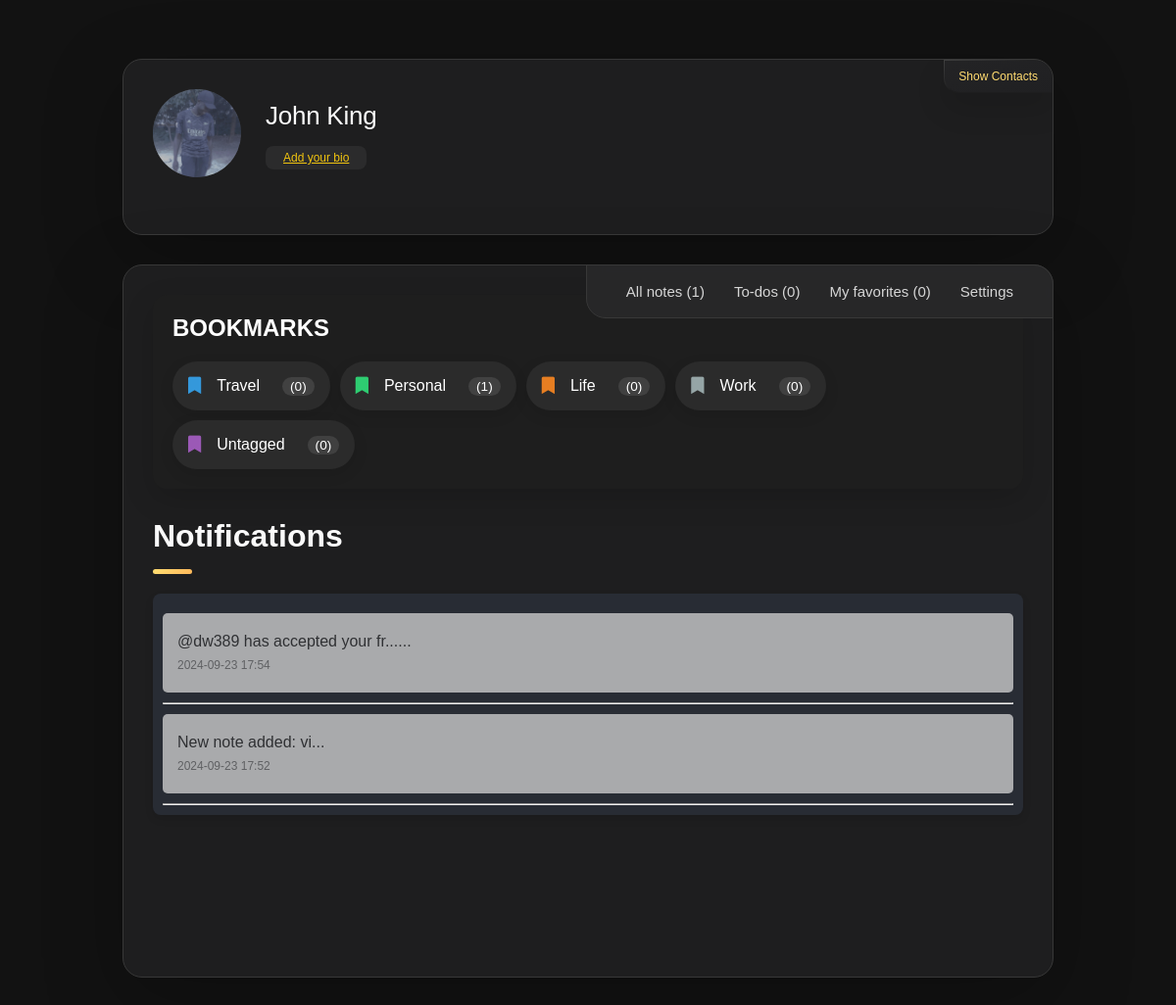
The page /notifications (signed in) on the database its author committed.
### website/models.py (models this page shows, shortened)
class User(db.Model, UserMixin):
    id = db.Column(db.Integer, primary_key=True)
    email = db.Column(db.String(150), unique=True)
    password = db.Column(db.String(255))
    first_name = db.Column(db.String(225))
    second_name = db.Column(db.String(225))
    full_name = db.Column(db.String(255))
    profile_picture = db.Column(db.String(255), nullable=True)
    cover_picture = db.Column(db.String(255), nullable=True)
    user_name = db.Column(db.String(255))
    phone_number = db.Column(db.String(20))
    country_code = db.Column(db.String(10), default="+254")
    bio = db.Column(db.String(255))
    time_zone = db.Column(db.String(255))
    date_birth = db.Column(db.String(255))
    gender = db.Column(db.String(255))
    generated_color = db.Column(db.String(7))
    is_2fa_enabled = db.Column(db.Boolean, default=False)
    otp_secret = db.Column(db.String(32), nullable=True)
    temp_otp = db.Column(db.String(32), nullable=True)
    otp_method = db.Column(db.String(10), default='app')
    is_active = db.Column(db.Boolean, default=True)
    is_admin = db.Column(db.Boolean, default=False)
    email_verified = db.Column(db.Boolean, default=False)
    note_tags = db.relationship(
        "NoteTag", back_populates="user", cascade="all, delete-orphan"
    )
    notes = db.relationship("Note", back_populates="user", cascade="all, delete-orphan")
    password_reset_tokens = db.relationship(
        "PasswordResetToken", back_populates="user", cascade="all, delete-orphan"
    )
    notifications = db.relationship(
        "Notification", back_populates="user", cascade="all, delete-orphan"
    )
    todos = db.relationship("ToDo", back_populates="user", cascade="all, delete-orphan")
    email_preferences = db.relationship(
        "EmailPreferences",
        uselist=False,
        back_populates="user",
        cascade="all, delete-orphan",
    )
    push_preferences = db.relationship(
        "PushPreferences",
        uselist=False,
        back_populates="user",
        cascade="all, delete-orphan",
    )
    email_verification_tokens = db.relationship(
        "EmailVerificationToken", back_populates="user", cascade="all, delete-orphan"
    )

class NoteTag(db.Model):
    id = db.Column(db.Integer, primary_key=True)
    name = db.Column(db.String(100), nullable=False)
    color = db.Column(db.String(7), nullable=False, default="#000000")
    user_id = db.Column(db.Integer, db.ForeignKey("user.id"), nullable=False)
    created_at = db.Column(db.DateTime, default=datetime.utcnow)
    user = db.relationship("User", back_populates="note_tags")
    notes = db.relationship("Note", back_populates="tag", cascade="all, delete-orphan")

class Notification(db.Model):
    id = db.Column(db.Integer, primary_key=True)
    user_id = db.Column(db.Integer, db.ForeignKey("user.id"))
    message = db.Column(db.String(255))
    is_read = db.Column(db.Boolean, default=False)
    created_at = db.Column(db.DateTime, default=datetime.utcnow)
    user = db.relationship("User", back_populates="notifications")

### website/views.py (the view)
@views.route("/notifications")
@login_required
def notifications():
    tags = NoteTag.query.filter_by(user_id=current_user.id).all()
    tag_counts = {}
    for tag in tags:
        note_count = Note.query.filter_by(
            tag_id=tag.id, user_id=current_user.id
        ).count()
        tag_counts[tag.id] = note_count
    notifications = (
        Notification.query.filter_by(user_id=current_user.id)
        .order_by(db.desc(Notification.created_at))
        .all()
    )
    return render_template(
        "notifications.html",
        notifications=notifications,
        tags=tags,
        tag_counts=tag_counts,
    )

### website/templates/notifications.html (shortened to what this page needs)
<!DOCTYPE html>
<html lang="en">
  <head>
    <link
      rel="stylesheet"
      href="{{ url_for('static', filename='css/user_home.css') }}"
    />
    <link
      href="https://unpkg.com/boxicons@2.1.4/css/boxicons.min.css"
      rel="stylesheet"
    />
    <link
      rel="stylesheet"
      href="https://cdnjs.cloudflare.com/ajax/libs/font-awesome/5.15.4/css/all.min.css"
    />
  </head>
  <body>
    <main>
      <aside class="sidebar" data-sidebar>
        <div class="sidebar-info">
          <figure class="avatar-box">
            {% if current_user.profile_picture %}
            <img
              src="/static/profile_pics/{{ current_user.profile_picture }}"
              alt="Profile Picture"
              class="profile-image"
            />
            {% else %}
            <i
              class="fas fa-5x"
              style="--background-: {{ current_user.generated_color }}"
              >{{ current_user.first_name[0] }}</i
            >
            {% endif %}
          </figure>
          <div class="info-content">
            <h1 class="name" title="{{ current_user.full_name }}">
              {{ current_user.full_name }}
            </h1>
            <p class="title" title="{{ current_user.bio }}">
              {% if current_user.bio %} {{ current_user.bio }} {% else %}
              <a
                href="{{ url_for('views.settings') }}"
                style="color: #f1c40f; text-decoration: underline"
              >
                Add your bio
              </a>
              {% endif %}
            </p>
          </div>
          <button class="info_more-btn" data-sidebar-btn>
            <span>Show Contacts</span>
          </button>
        </div>
      </aside>
      <div class="main-content">
        <nav class="navbar">
          <ul class="navbar-list">
            <li class="navbar-item">
              <a href="/user_home" class="navbar-link">
                <p>
                  All notes
                  <span
                    style="--background-: {{ current_user.generated_color }}"
                  >
                    ({{ current_user.notes|length }})
                  </span>
                </p>
              </a>
            </li>
            <li class="navbar-item">
              <a
                href="{{ url_for('views.show_todo_page') }}"
                class="navbar-link"
              >
                <p style="--background-: {{ current_user.generated_color }}">
                  To-dos
                  <span> (<span id="todoCount">0</span>)</span>
                </p>
              </a>
            </li>
            <li class="navbar-item">
              <a href="/favorites" class="navbar-link" id="favoriteLink">
                <p style="--background-: {{ current_user.generated_color }}">
                  My favorites
                  <span> (<span id="favoriteCount">0</span>) </span>
                </p>
              </a>
            </li>
            <li class="navbar-item">
              <a
                href="{{url_for('views.settings')}}"
                class="navbar-link"
                style="--background-: {{ current_user.generated_color }}"
              >
                <p>Settings</p>
              </a>
            </li>
          </ul>
        </nav>
        <article class="about active" id="notifications">
          <section class="testimonials">
            <div class="tags">
              <p class="section-title">
                BOOKMARKS
              </p>
              <div class="tags-wrapper">
                {% for tag in tags %}
                <a href="{{ url_for('views.tag_notes', tag_id=tag.id) }}" class="tag" data-tag-id="{{ tag.id }}">
                  <i class="fas fa-bookmark" style="--bookmark-: {{ tag.color }}"></i>
                  <span class="tag-name">{{ tag.name }}</span>
                  <span class="note-count">({{ tag_counts.get(tag.id, 0) }})</span>
                </a>
                {% endfor %}
              </div>
            </div>
          </section>
          <header>
            <h2 class="h2 article-title">Notifications</h2>
          </header>
          <section class="service">
            <div class="notication-list">
              <ul
                style="--background-: {{ current_user.generated_color }}"
                id="notificationList"
              >
                {% for notification in notifications %}
                <li
                  class="notification-item {% if notification.is_read %}read{% endif %}"
                  data-notification-id="{{ notification.id }}"
                >
                  <p>{{ notification.message | striptags  | truncate(30, True, '...')}}...</p>
                  <p>
                    <small
                      >{{ notification.created_at.strftime('%Y-%m-%d %H:%M')
                      }}</small
                    >
                  </p>
                </li>
                <hr />
                {% endfor %}
              </ul>
            </div>
          </section>
        </article>
      </div>
    </main>
  </body>
</html>

### rows shown on the page
User: profile_picture (picture), full_name "John King"
NoteTag: name "Travel", get "0"
NoteTag: name "Personal", get "1"
NoteTag: name "Life", get "0"
NoteTag: name "Work", get "0"
NoteTag: name "Untagged", get "0"
Notification: message "@dw389 has accepted your fr...", created_at "2024-09-23 17:54"
Notification: message "New note added: vi", created_at "2024-09-23 17:52"

### other values the page prints
{{ current_user.notes|length }} "1"
